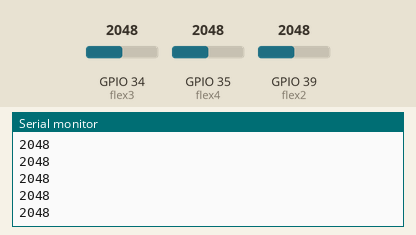
This sketch was run on a simulated ESP32. Parts: the last lines printed to the serial monitor. The inputs (shaded band) are chosen by the test bench; at power-on: GPIO 34 (flex3) = 2048, GPIO 35 (flex4) = 2048, GPIO 39 (flex2) = 2048.

Above: at 2.2 s.
2.3 s: GPIO 34 (flex3) set to 2866
At 3.6 s:
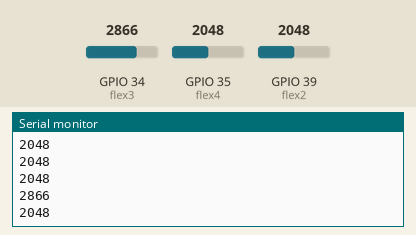
3.8 s: GPIO 35 (flex4) set to 1228
At 4.8 s:
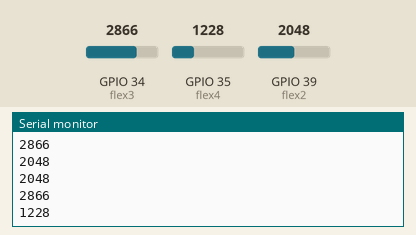
5.3 s: GPIO 39 (flex2) set to 3603
At 6.6 s:
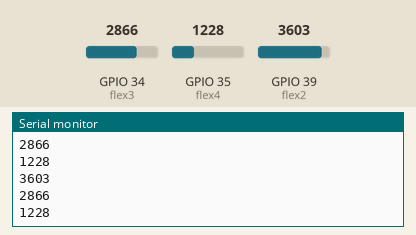
6.8 s: GPIO 39 (flex2) set to 4095
At 7.4 s:
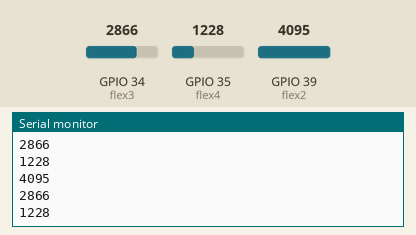
8.3 s: GPIO 35 (flex4) set to 491
At 9.6 s:
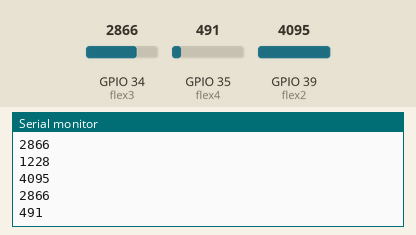
9.8 s: GPIO 34 (flex3) set to 2047
At 10.8 s:
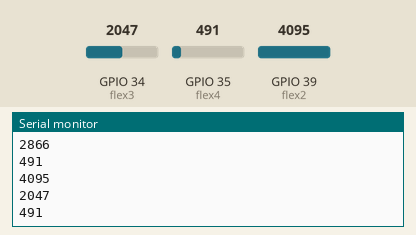
Timing chart, 0 to 12.3 s (numbered marks = the images above; inputs shaded):
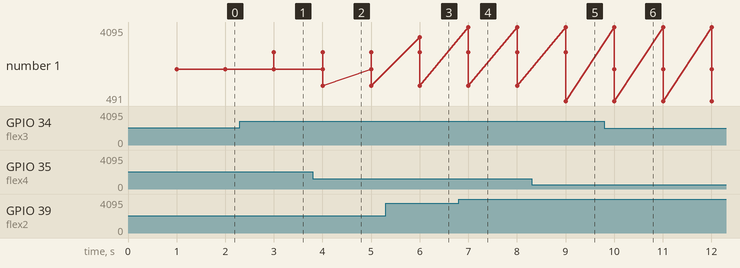

The sketch:

flex_sensor_analog_reading.ino
```cpp
const int flex1 = 36;
const int flex2 = 39;
const int flex3 = 34;
const int flex4 = 35;
int Value =0;
void setup() {
Serial.begin(115200);
pinMode(flex1,INPUT);
pinMode(flex2,INPUT);
pinMode(flex3,INPUT);
pinMode(flex4,INPUT);

delay (1000);
}

void loop() {


Serial.println(analogRead(39));//2
Serial.println(analogRead(34));//3
Serial.println(analogRead(35));//4
delay(1000);
}
```

Measured:
- after the input at 2.3 s, the serial monitor: prints a new line after 0.70 s (image 1)
- after the input at 3.8 s, the serial monitor: prints a new line after 0.20 s (image 2)
- after the input at 5.3 s, the serial monitor: prints a new line after 0.70 s (image 3)
- after the input at 6.8 s, the serial monitor: prints a new line after 0.20 s (image 4)
- after the input at 8.3 s, the serial monitor: prints a new line after 0.70 s (image 5)
- after the input at 9.8 s, the serial monitor: prints a new line after 0.20 s (image 6)
- plotted number 1: 2048 → 1228 after the input at 3.8 s, 1228 → 491 after the input at 8.3 s
